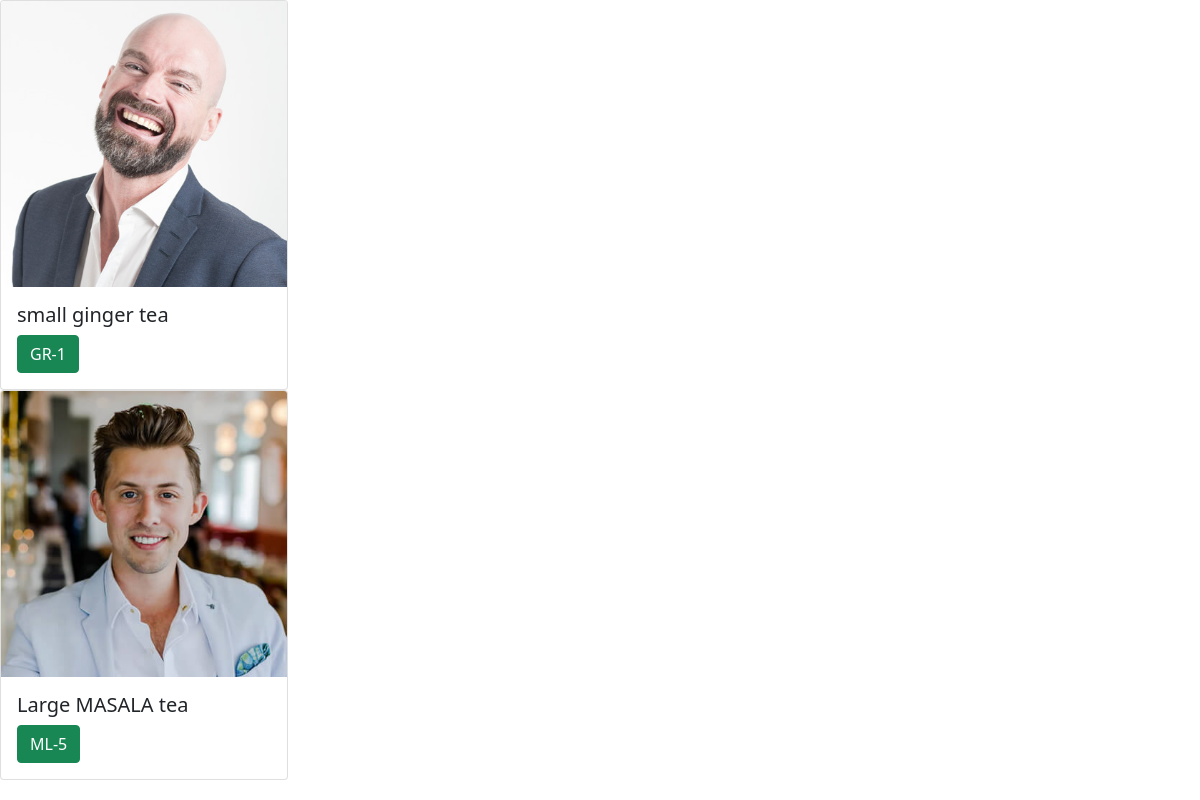
The app's page /chai/ with its own data.
### chai/models.py (models this page shows, shortened)
class chaiVarity(models.Model):
    CHAI_TYPE_CHOICE=[
        ('ML','MASALA'),
        ('GR','GINGER'),
        ('KL','KIWI'),
        ('PL','PLAIN'),
        ('EL','ELACHI'),
    ]
    name=models.CharField(max_length=100)
    image=models.ImageField(upload_to='chais/')
    date_add=models.DateTimeField(default=timezone.now)
    type=models.CharField(max_length=2,choices=CHAI_TYPE_CHOICE)
    description=models.TextField(default='')

### chai/views.py (the view)
# urls.py: path('chai/',views.all_chai,name='all_chai'),
def all_chai(request):
    chais=chaiVarity.objects.all()
    return render(request,'chai/all_chai.html',{'chais':chais})

### chai/templates/chai/all_chai.html (shortened to what this page needs)
<link href="https://cdn.jsdelivr.net/npm/bootstrap@5.0.2/dist/css/bootstrap.min.css" rel="stylesheet">
{% for chai in chais %}
<div class="card" style="width: 18rem;">
    <img src="{{chai.image.url}}" class="card-img-top" alt="...">
    <div class="card-body">
      <h5 class="card-title">{{chai.name}}</h5>
      <a href="{% url "chai_details" chai.id %}" class="btn btn-success">{{chai.type}}-{{chai.id}}</a>
    </div>
  </div>
  {% endfor %}

### records on screen
chaiVarity: image (picture), name "small ginger tea", type "GR", id "1"
chaiVarity: image (picture), name "Large MASALA tea", type "ML", id "5"
